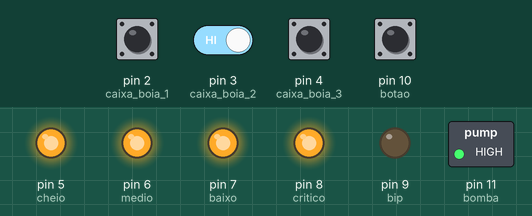
Bench run of a sketch on a simulated Arduino Uno, built with avr-gcc and run on an emulated ATmega328P. Parts: switched loads named in the sketch (green lamp = pin HIGH), output pins drawn as LEDs (lit = HIGH). Dashed ring = blinking. The inputs (shaded band) are chosen by the test bench; at power-on: pin 2 (caixa_boia_1), pin 3 (caixa_boia_2), pin 4 (caixa_boia_3), pin 10 (botao) HIGH. What the sketch prints to the serial monitor is not drawn.

Above: at 3.6 s.
3.7 s: pin 2 (caixa_boia_1) pulled LOW for 2.55 s
At 6.9 s:
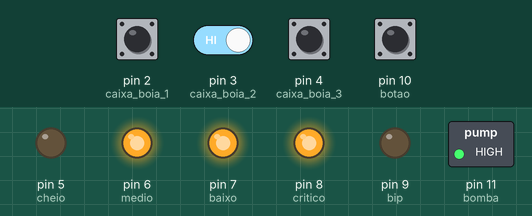
9.2 s: pin 2 (caixa_boia_1) driven LOW and pin 3 (caixa_boia_2) driven LOW
At 10.3 s:
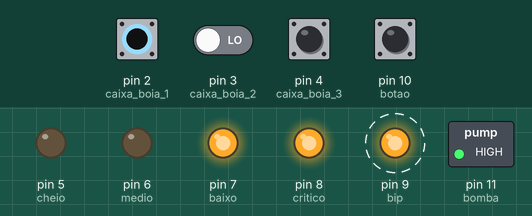
13.1 s: pin 4 (caixa_boia_3) pulled LOW for 2.55 s
At 15.8 s:
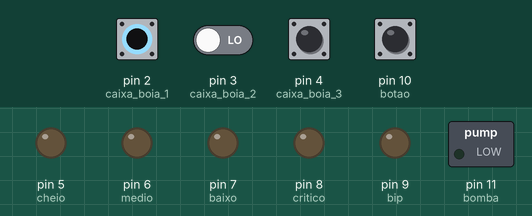
18.0 s: pin 2 (caixa_boia_1) driven HIGH
At 21.8 s:
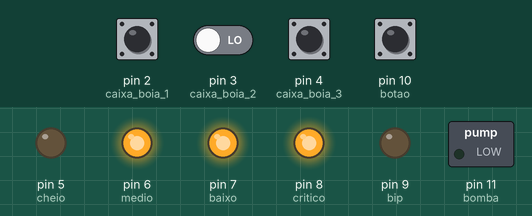
22.1 s: pin 3 (caixa_boia_2) driven HIGH
At 24.0 s:
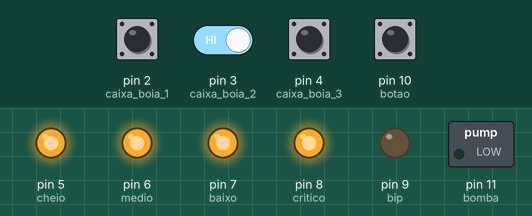
25.0 s: pin 3 (caixa_boia_2) driven LOW
At 28.1 s:
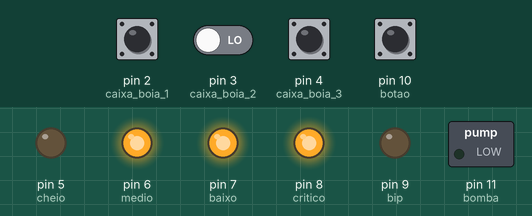
Timing chart, 0 to 29.5 s (numbered marks = the images above; inputs shaded):
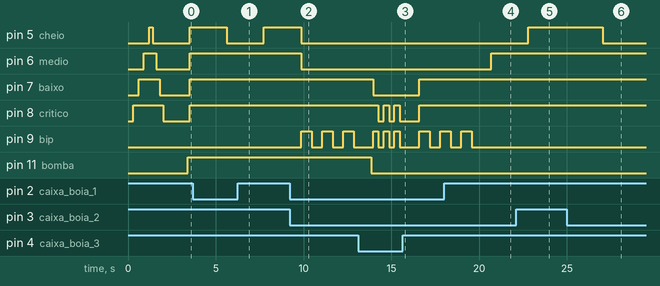

The sketch:

Nivel_de_caixa_d_agua_sem_internet.ino
```cpp
#define caixa_boia_1 2
#define caixa_boia_2 3
#define caixa_boia_3 4
#define cheio 5
#define medio 6
#define baixo 7
#define critico 8
#define bip 9
#define botao 10
#define bomba 11

bool alarme = 0;
bool statusbomba = 0;
int controlebomba = 0;

void setup() {

  Serial.begin(9600);

  pinMode(caixa_boia_1, INPUT_PULLUP);
  pinMode(caixa_boia_2, INPUT_PULLUP);
  pinMode(caixa_boia_3, INPUT_PULLUP);
  pinMode(botao, INPUT_PULLUP);
  pinMode(cheio, OUTPUT);
  pinMode(medio, OUTPUT);
  pinMode(baixo, OUTPUT);
  pinMode(critico, OUTPUT);
  pinMode(bip, OUTPUT);
  pinMode(bomba, OUTPUT);

  carregando();
}

void loop() {

  delay(1000);

  int statusbotao = digitalRead(botao);

  if (statusbotao == 0) {
    alarme = !alarme;
  }

  if (statusbomba == 1) {
    digitalWrite (bomba, LOW); // LIGA A BOMBA
  }
  if (statusbomba != 1) {
    digitalWrite (bomba, HIGH); // DESLIGA A BOMBA
  }

  delay(100);

  Serial.print ("ALARME = ");
  Serial.println (alarme);
  Serial.print("CONTROLE BOMBA: ");
  Serial.println (controlebomba);

  LeituraCaixa();

}

void LeituraCaixa() {

  int nivel = 0;

  if (digitalRead(caixa_boia_1)) nivel++;
  if (digitalRead(caixa_boia_2)) nivel++;
  if (digitalRead(caixa_boia_3)) nivel++;

  Serial.print (" NIVEL = ");
  Serial.println (nivel);

  if (nivel == 0) {

    nivelcritico();

  }

  if (nivel == 1) {

    nivelbaixo();

  }

  if (nivel == 2) {

    Serial.println("A CAIXA ESTA COM O  NIVEL  MEDIO");
    digitalWrite(cheio, LOW);
    digitalWrite(medio, HIGH);
    digitalWrite(baixo, HIGH);
    digitalWrite(critico, HIGH);
    delay (1000);
    alarme = 0;

  }

  if (nivel == 3) {

    if ((controlebomba == 40) and (statusbomba == 1)) {
      controlebomba = 0;
      statusbomba = 0;
    }

    if ((controlebomba < 40) and (statusbomba == 1)) {
      controlebomba++;
    }

    alarme = 0;
    Serial.println("A CAIXA ESTA COM O  NIVEL  CHEIO ");
    digitalWrite(cheio, HIGH);
    digitalWrite(medio, HIGH);
    digitalWrite(baixo, HIGH);
    digitalWrite(critico, HIGH);
    delay (1000);
  }
}

void carregando() {

  Serial.print("O SISTEMA ESTA CARREGANDO");
  digitalWrite(cheio, LOW);
  digitalWrite(medio, LOW);
  digitalWrite(baixo, LOW);
  digitalWrite(critico, LOW);
  delay(300);
  Serial.print(".");
  digitalWrite(cheio, LOW);
  digitalWrite(medio, LOW);
  digitalWrite(baixo, LOW);
  digitalWrite(critico, HIGH);
  delay(300);
  Serial.print(".");
  digitalWrite(cheio, LOW);
  digitalWrite(medio, LOW);
  digitalWrite(baixo, HIGH);
  digitalWrite(critico, HIGH);
  delay(300);
  Serial.print(".");
  digitalWrite(cheio, LOW);
  digitalWrite(medio, HIGH);
  digitalWrite(baixo, HIGH);
  digitalWrite(critico, HIGH);
  delay(300);
  Serial.print(".");
  digitalWrite(cheio, HIGH);
  digitalWrite(medio, HIGH);
  digitalWrite(baixo, HIGH);
  digitalWrite(critico, HIGH);
  delay(200);
  Serial.print(".");
  digitalWrite(cheio, LOW);
  digitalWrite(medio, HIGH);
  digitalWrite(baixo, HIGH);
  digitalWrite(critico, HIGH);
  delay(200);
  Serial.print(".");
  digitalWrite(cheio, LOW);
  digitalWrite(medio, LOW);
  digitalWrite(baixo, HIGH);
  digitalWrite(critico, HIGH);
  delay(200);
  Serial.print(".");
  digitalWrite(cheio, LOW);
  digitalWrite(medio, LOW);
  digitalWrite(baixo, LOW);
  digitalWrite(critico, HIGH);
  delay(200);
  Serial.print(".");
  digitalWrite(cheio, LOW);
  digitalWrite(medio, LOW);
  digitalWrite(baixo, LOW);
  digitalWrite(critico, LOW);
  delay(100);
  Serial.print(".");
  delay(100);
  Serial.print(".");
  delay(200);
  Serial.println("");

}

void nivelcritico() {
  statusbomba = 1;
  Serial.println("A CAIXA ESTA COM O NIVEL CRITICO");

  digitalWrite(cheio, LOW);
  digitalWrite(medio, LOW);
  digitalWrite(baixo, LOW);

  if (alarme == 1) {
    digitalWrite(critico, HIGH);
  }

  if (alarme == 0) {
    digitalWrite(bip, HIGH);
    digitalWrite(critico, HIGH);
    delay(300);
    digitalWrite(bip, LOW);
    digitalWrite(critico, LOW);
    delay(300);
    digitalWrite(bip, HIGH);
    digitalWrite(critico, HIGH);
    delay(300);
    digitalWrite(bip, LOW);
    digitalWrite(critico, LOW);
    delay(300);
    digitalWrite(bip, HIGH);
    digitalWrite(critico, HIGH);
    delay(300);
    digitalWrite(bip, LOW);
    digitalWrite(critico, LOW);
  }
}

void nivelbaixo() {
  statusbomba = 1;
  Serial.println("A CAIXA ESTA COM O  NIVEL  BAIXO");

  digitalWrite(cheio, LOW);
  digitalWrite(medio, LOW);
  digitalWrite(baixo, HIGH);
  digitalWrite(critico, HIGH);

  if (alarme == 0) {
    digitalWrite(bip, HIGH);
    delay(600);
    digitalWrite(bip, LOW);
    delay(600);
    digitalWrite(bip, HIGH);
    delay(600);
    digitalWrite(bip, LOW);
    delay(600);
    digitalWrite(bip, HIGH);
    delay(600);
    digitalWrite(bip, LOW);
  }
}
```

Measured:
- after the input at 3.7 s, pin 5 (cheio): HIGH → LOW after 1.9 s, → HIGH 2.1 s later
- after the input at 9.2 s, pin 5 (cheio), pin 6 (medio): HIGH → LOW after 0.65 s; pin 9 (bip): alternates HIGH for 0.60 s and LOW for 0.60 s, starting after 0.65 s
- after the input at 13.1 s, pin 7 (baixo): HIGH → LOW after 0.87 s, → HIGH 2.6 s later; pin 8 (critico): goes LOW 0.30 s, HIGH 0.30 s, LOW 0.30 s, HIGH 0.30 s, LOW 1.1 s, then HIGH, starting after 1.2 s
- after the input at 18.0 s, pin 6 (medio): LOW → HIGH after 2.7 s; pin 9 (bip): goes on until 19.6 s, then stays LOW
- after the input at 22.1 s, pin 5 (cheio): LOW → HIGH after 0.70 s
- after the input at 25.0 s, pin 5 (cheio): HIGH → LOW after 2.0 s
